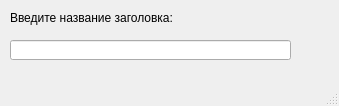
<?xml version="1.0" encoding="UTF-8"?>
<ui version="4.0">
 <class>MainWindow</class>
 <widget class="QMainWindow" name="MainWindow">
  <property name="geometry">
   <rect>
    <x>0</x>
    <y>0</y>
    <width>339</width>
    <height>106</height>
   </rect>
  </property>
  <property name="windowTitle">
   <string>MainWindow</string>
  </property>
  <widget class="QWidget" name="centralwidget">
   <widget class="QLineEdit" name="lineEdit">
    <property name="geometry">
     <rect>
      <x>10</x>
      <y>40</y>
      <width>281</width>
      <height>20</height>
     </rect>
    </property>
   </widget>
   <widget class="QLabel" name="label">
    <property name="geometry">
     <rect>
      <x>10</x>
      <y>10</y>
      <width>281</width>
      <height>16</height>
     </rect>
    </property>
    <property name="text">
     <string>Введите название заголовка:</string>
    </property>
   </widget>
  </widget>
  <widget class="QMenuBar" name="menubar">
   <property name="geometry">
    <rect>
     <x>0</x>
     <y>0</y>
     <width>339</width>
     <height>21</height>
    </rect>
   </property>
  </widget>
  <widget class="QStatusBar" name="statusbar"/>
 </widget>
 <resources/>
 <connections/>
</ui>
